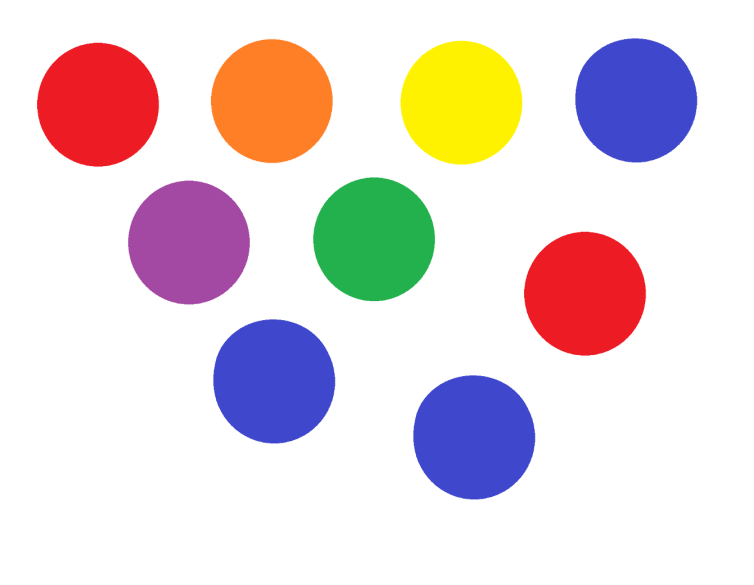
#> input picture Colors Detector/circles_color.png, 754 x 585 px, given in place of autoroute.mp4, which was not available
$ python canny.py
#> lines starting #> are read from the running program, lines starting #| are printed output that depends on the picture; after the words box and inside, x2 and y2 are one past the last pixel; in counts of white or black regions, pixels touching at a corner belong together; pictures that were not available may be replaced by others from this repository, and a replacement may not be noted
import cv2
import numpy as np

th1=75
th2=150
stop=0
k=3
cap=cv2.VideoCapture("autoroute.mp4")
while True:
    if not stop:
        ret, frame=cap.read()
#> frame is the input picture: shape (585, 754, 3); mean B, G, R 219.3, 217.2, 230
        if ret is False:
            quit()
        image=frame.copy()

    cv2.putText(image, "[u|j]th1: {:d}  [i|k]th2: {:d}  [y|h]blur: {:d}".format(th1, th2, k), (10, 40), cv2.FONT_HERSHEY_COMPLEX_SMALL, 1, (0, 255, 255), 1)
    cv2.putText(image, "[a]>>  [s]stop  [q]quit", (10, 70), cv2.FONT_HERSHEY_COMPLEX_SMALL, 1, (0, 255, 255), 1)
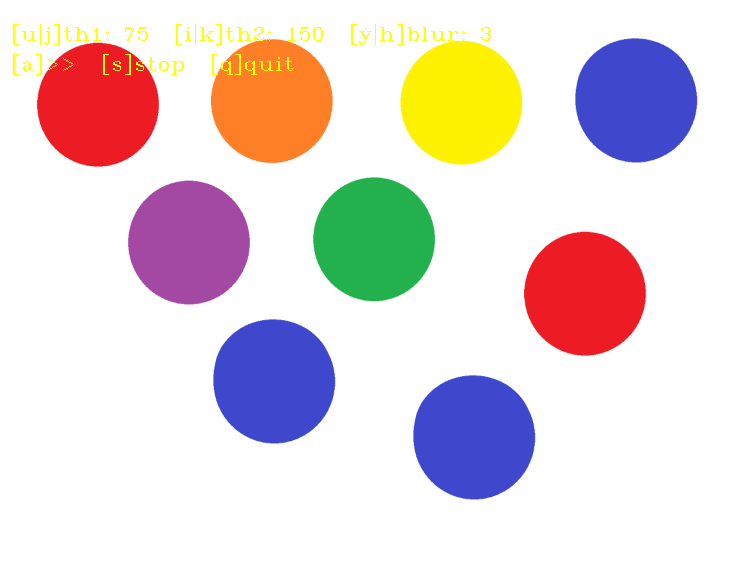
#> image: shape (585, 754, 3); mean B, G, R 218.2, 217.4, 230.1
    cv2.imshow("image", image)
    gray=cv2.cvtColor(frame, cv2.COLOR_BGR2GRAY)
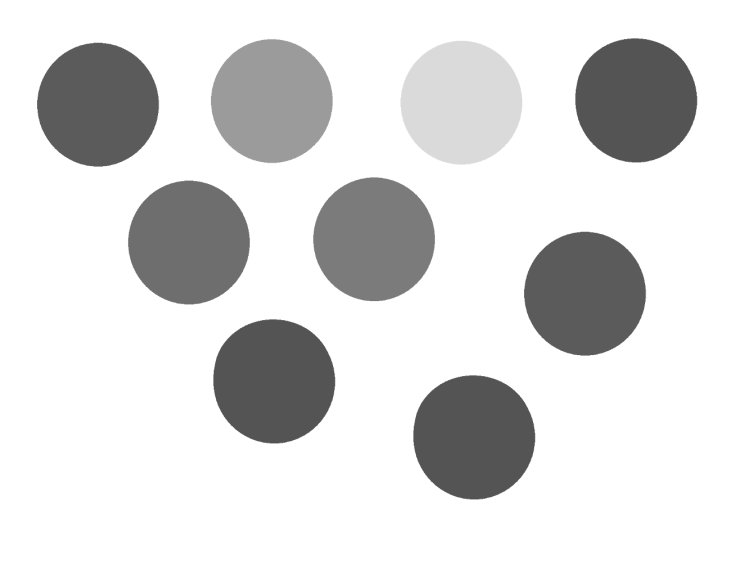
#> gray: shape (585, 754); min 79, max 255, mean 221.2
    if k!=1:
        gray=cv2.blur(gray, (k, k))
    gray_canny=cv2.Canny(gray, th1, th2)
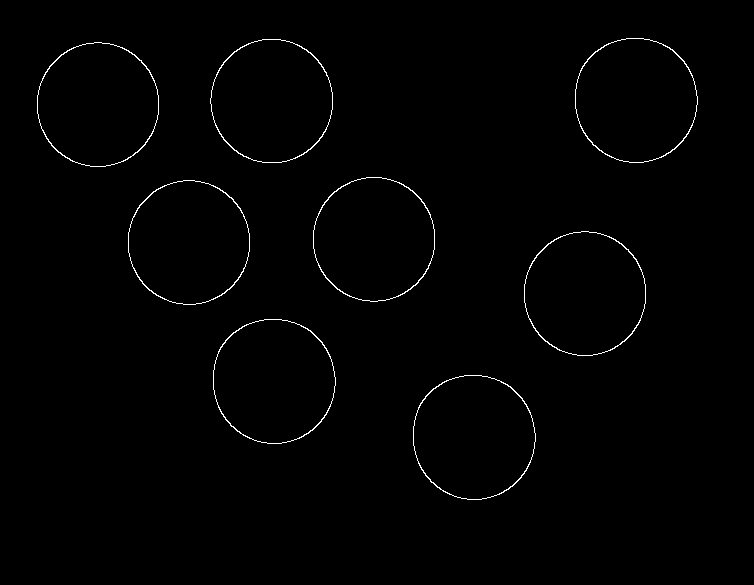
#> gray_canny: shape (585, 754); 0.82% white in thin lines or dots, all inside (x1, y1, x2, y2) = (37, 38, 698, 500)
    cv2.imshow("blur", gray)
    cv2.imshow("canny", gray_canny)

    if not stop:
        key=cv2.waitKey(10)&0xFF
#> (key q is pressed here)
    else:
        key=cv2.waitKey()
        image=frame.copy()

    if key==ord('q'):
        break
    if key==ord('y'):
        k=min(255, k+2)
    if key==ord('h'):
        k=max(1, k-2)
    if key==ord('u'):
        th1=min(255, th1+1)
    if key==ord('j'):
        th1=max(0, th1-1)
    if key==ord('i'):
        th2=min(255, th2+1)
    if key==ord('k'):
        th2=max(0, th2-1)
    if key==ord('s'):
        stop=not stop
    if key==ord('a'):
        for cpt in range(200):
            ret, frame=cap.read()
            image=frame.copy()
cap.release()
cv2.destroyAllWindows()
